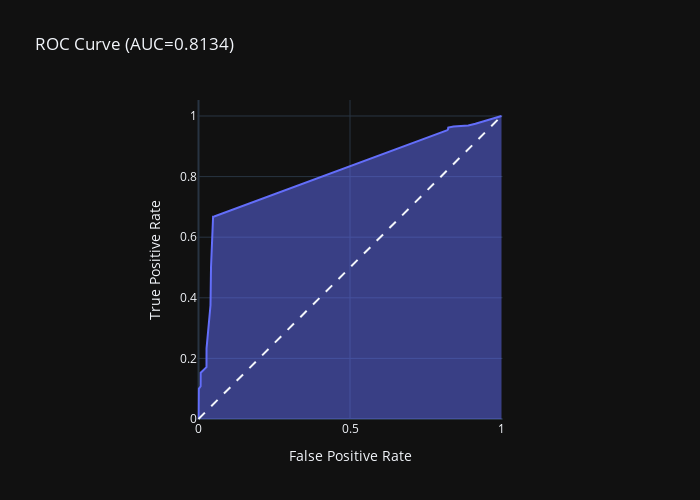

Notebook code cell kept with this figure:
### Code cell
fpr, tpr, _ = roc_curve(y_test, y_pred)
# False Positive Rate - доля ложно положительных ответов
# True Positive Rate - доля истинно положительных ответов

# закрашенная область
fig = px.area(
    x=fpr,  # значения оси x
    y=tpr,  # значения оси y
    title=f'ROC Curve (AUC={auc(fpr, tpr):.4f})',  # название графика
    labels=dict(x='False Positive Rate', y='True Positive Rate'),  # названия осей
    width=700,  # ширина
    height=500,  # высота
)

# пунктирная линия
fig.add_shape(
    type='line',  # тип объекта
    line=dict(dash='dash'),  # характеристики линии
    x0=0, x1=1, y0=0, y1=1,  # координаты - откуда и куда рисовать
)

# https://plotly.com/python/axes/#fixed-ratio-axes
fig.update_yaxes(scaleanchor='x', scaleratio=1)
fig.update_xaxes(constrain='domain')

fig.show()

### Figure 1 — Plotly figure (JSON) as saved in the notebook; plotly's stock layout.template omitted (floating-point values rounded to 4 significant figures)
{"data": [{"fillpattern": {"shape": ""}, "hovertemplate": "False Positive Rate=%{x}<br>True Positive Rate=%{y}<extra></extra>", "legendgroup": "", "line": {"color": "#636efa"}, "marker": {"symbol": "circle"}, "mode": "lines", "name": "", "orientation": "v", "showlegend": false, "stackgroup": "1", "x": [0.0, 0.0, 0.0, 0.0, 2.557e-05, 0.0009547, 0.006981, 0.006981, 0.006981, 0.006989, 0.006989, 0.007032, 0.007117, 0.007143, 0.007168, 0.00722, 0.02635, 0.02654, 0.02654, 0.03959, 0.04054, 0.04132, 0.04815, 0.05176, 0.8194, 0.8233, 0.8243, 0.8418, 0.8904, 0.9139, 1.0], "xaxis": "x", "y": [0.0, 5.758e-05, 0.001065, 0.006756, 0.09812, 0.09968, 0.1079, 0.1082, 0.1082, 0.1085, 0.1087, 0.1096, 0.1105, 0.1371, 0.1382, 0.1529, 0.1711, 0.2178, 0.2331, 0.3754, 0.4982, 0.5016, 0.6677, 0.6682, 0.9524, 0.9557, 0.9619, 0.9655, 0.9684, 0.9746, 1.0], "yaxis": "y", "type": "scatter"}], "layout": {"xaxis": {"anchor": "y", "domain": [0.0, 1.0], "title": {"text": "False Positive Rate"}, "constrain": "domain"}, "yaxis": {"anchor": "x", "domain": [0.0, 1.0], "title": {"text": "True Positive Rate"}, "scaleanchor": "x", "scaleratio": 1}, "legend": {"tracegroupgap": 0}, "title": {"text": "ROC Curve (AUC=0.8134)"}, "height": 500, "width": 700, "shapes": [{"line": {"dash": "dash"}, "type": "line", "x0": 0, "x1": 1, "y0": 0, "y1": 1}]}}
